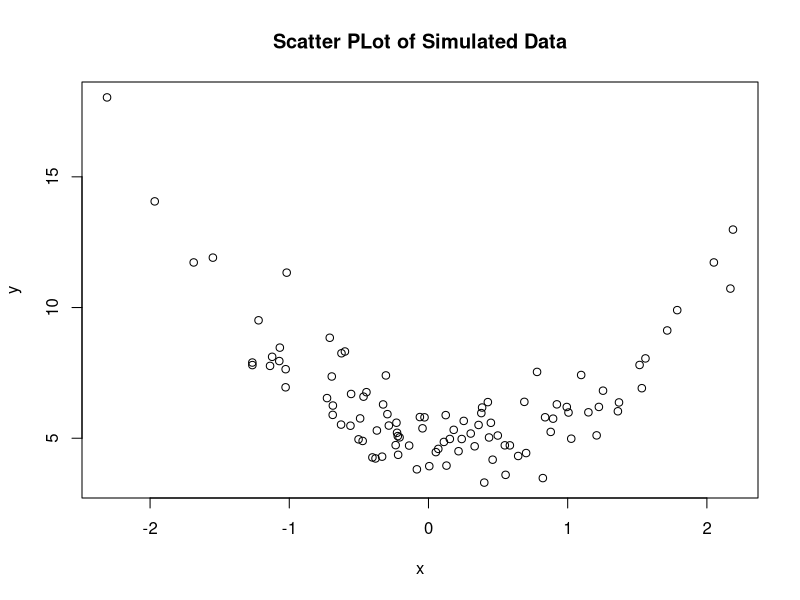

The R script that drew this image:
## ---- chunk 1
knitr::opts_chunk$set(echo = TRUE)
## ---- chunk 2
set.seed(123)
x=rnorm(100) 
e0=rnorm(100) 
y=5-x+2*x^2+e0

data = as.data.frame(cbind(x,y))



plot(data,main="Scatter PLot of Simulated Data")
## ---- chunk 3


fit = lm(y ~ poly(x,2),data=data)
## ---- chunk 4
#equal size split means 50/50
train_subset_indexes <- sample(100,50)

train_fit = lm(y ~ poly(x,2),data=data[train_subset_indexes,])

print (mean((predict(train_fit,newdata=data.frame(x=data$x[-train_subset_indexes]))-data$y[-train_subset_indexes])^2))
## ---- chunk 5
mse <- c()
#train_sizes = c(10, 40, 80, 90, 30)
split_index = 1:5
for (i in seq(1,5)){
  train_subset_indexes <- sample(100,50)
  train_fit = lm(y ~ poly(x,2),data=data[train_subset_indexes,])
  
  mse<-c(mse,mean((predict(train_fit,newdata=data.frame(x=data$x[-train_subset_indexes]))-data$y[-train_subset_indexes])^2))
}

print (cbind(split_index,mse))


## ---- chunk 6
library(boot)
set.seed(1000)
LOOCV <- c()
model_num <- seq(1,4)

glm.fit = glm(y ~ x, data=data) 
LOOCV <- c(LOOCV,round(cv.glm(data, glm.fit)$delta[1],3))

glm.fit = glm(y ~ poly(x,2), data=data) 
LOOCV <- c(LOOCV,round(cv.glm(data, glm.fit)$delta[1],3))

glm.fit = glm(y ~ poly(x,3), data=data) 
LOOCV <- c(LOOCV,round(cv.glm(data, glm.fit)$delta[1],3))

glm.fit = glm(y ~ poly(x,4), data=data) 
LOOCV <- c(LOOCV,round(cv.glm(data, glm.fit)$delta[1],3))

print (cbind(model_num,LOOCV))
## ---- chunk 7
set.seed(1)
LOOCV <- c()
model_num <- seq(1,4)

glm.fit = glm(y ~ x, data=data) 
LOOCV <- c(LOOCV,round(cv.glm(data, glm.fit)$delta[1],3))

glm.fit = glm(y ~ poly(x,2), data=data) 
LOOCV <- c(LOOCV,round(cv.glm(data, glm.fit)$delta[1],3))

glm.fit = glm(y ~ poly(x,3), data=data) 
LOOCV <- c(LOOCV,round(cv.glm(data, glm.fit)$delta[1],3))

glm.fit = glm(y ~ poly(x,4), data=data) 
LOOCV <- c(LOOCV,round(cv.glm(data, glm.fit)$delta[1],3))

print (cbind(model_num,LOOCV))

